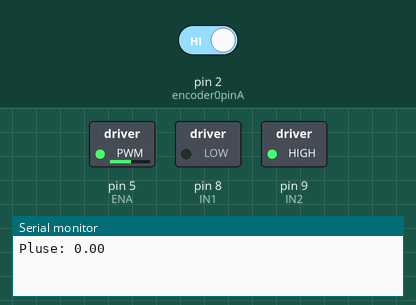
Simulated run of this sketch. Board: Arduino Uno, built with avr-gcc and run on an emulated ATmega328P. Parts: switched loads named in the sketch (green lamp = pin HIGH), the last lines printed to the serial monitor. The inputs (shaded band) are chosen by the test bench; at power-on: pin 2 (encoder0pinA) HIGH.

Above: at 0.05 s.
At 0.4 s:
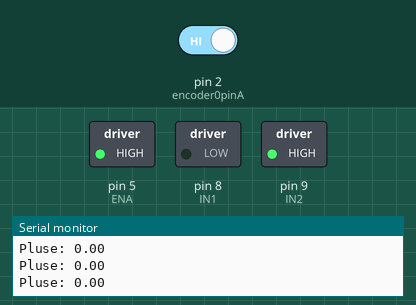
Timing chart, 0 to 1.9 s (numbered marks = the images above):
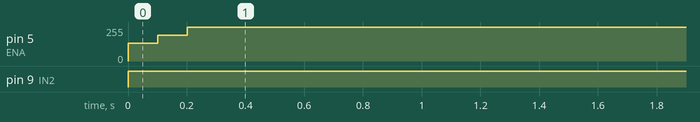

The sketch:

pid_one_wheel.ino
```cpp
#include <PID_v1.h>
#define ENA 5 // analog pin for motor PWM
#define IN1 8 // control pin for left motor
#define IN2 9 // control pin for left motor

const byte encoder0pinA = 2;  // A pin -> the interrupt pin 0 (pin 2)
const byte encoder0pinB = 7;  // B pin -> the digital pin 7

/* variables used for encoder */
byte encoder0PinALast;
double duration, abs_duration;
boolean Direction;
boolean result;

/* variables used for PID control */
double val_output;
double Setpoint;
double Kp = 0.6, Ki = 5, Kd = 0;
PID myPID(&abs_duration, &val_output, &Setpoint, Kp, Ki, Kd, DIRECT);

void setup()
{
  /* initialize the serial port and pin mode */
  Serial.begin(9600);
  pinMode(IN1, OUTPUT);
  pinMode(IN2, OUTPUT);
  pinMode(ENA, OUTPUT);

  /* initialize PID configuration */
  Setpoint = 120;
  myPID.SetMode(AUTOMATIC);
  myPID.SetSampleTime(100);

  /* initialize encoder module */
  EncoderInit();
}

void loop()
{
  advance();
  abs_duration = abs(duration);
  result = myPID.Compute();
  if(result)
  {
    Serial.print("Pluse: ");
    Serial.println(duration);
    duration = 0;
  }
}

void EncoderInit()
{
  Direction = true;
  pinMode(encoder0pinB,INPUT);
  attachInterrupt(0, wheelSpeed, CHANGE);
}

void wheelSpeed()
{
  int Lstate = digitalRead(encoder0pinA);
  if((encoder0PinALast == LOW) && Lstate==HIGH)
  {
    int val = digitalRead(encoder0pinB);
    if(val == LOW && Direction)
    {
      Direction = false; //Reverse
    }
    else if(val == HIGH && !Direction)
    {
      Direction = true;  //Forward
    }
  }
  encoder0PinALast = Lstate;

  if(!Direction)  duration--;
  else  duration++;
}

void advance()  //Motor Forward
{
  digitalWrite(IN1,LOW);
  digitalWrite(IN2, HIGH);
  analogWrite(ENA,val_output);
}

void back() //Motor reverse
{
  digitalWrite(IN1,HIGH);
  digitalWrite(IN2, LOW);
  analogWrite(ENA,val_output);
}

void Stop()//Motor stops
{
  digitalWrite(ENA, LOW);
}
```

Measured:
- by itself, pin 5 (ENA): 0/255 → 132/255 at 0.00 s, → 192/255 0.10 s later, → 252/255 0.10 s later, → 255/255 0.10 s later
- by itself, pin 9 (IN2): LOW → HIGH at 0.00 s
